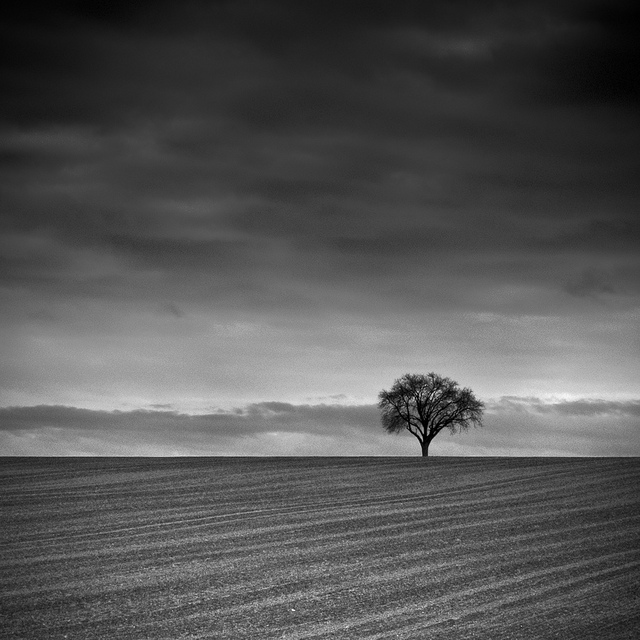
#> input picture Assignment1/tree.jpg, 640 x 640 px
$ jupyter execute --allow-errors ex1_image_manipulation.ipynb
#> lines starting #> are read from the running program, lines starting #| are printed output that depends on the picture; after the words box and inside, x2 and y2 are one past the last pixel; in counts of white or black regions, pixels touching at a corner belong together
# Using NumPy, matplotlib and SciPy
## Tutorial 1, Exercise 1: Image manipulation

The goal of this exercise is for you to become familiar with the important
packages NumPy (for n-dimensional array manipulations) and matplotlib (for
MATLAB-like plotting and visualization).
Your task is to load a provided image into a NumPy array and do some basic
manipulations.

You need to replace the ``???`` in the code with the required commands.

[cell 1]
import numpy as np
import matplotlib.pyplot as plt
import scipy.ndimage as nd
import scipy.interpolate as inter

[cell 2]
plt.ion()

Use ``plt.imread`` to read in ``'tree.jpg'`` as numpy array, select
only the red channel. Check the image dimensions with img.shape.
``img_red`` should contain a 2-dimensional array.
Please note that this is actually a gray scale image and all three
image channels are the same.

[cell 3]
img = plt.imread('tree.jpg')
#> img is the input picture: shape (640, 640, 3); min 0, max 255, mean 84.8
print(img.shape)
#| (640, 640, 3)

[cell 4]
img_red = img[:,:,1]
img_red.shape
#> Out = (640, 640)

Show ``img_red`` with ``plt.imshow``:

[cell 5]
plt.figure(1)
plt.imshow(img_red, cmap='gray')

Using ``plt.imread``, the image values returns unsigned integers between 0 and 255.
**Add a colorbar** to verify the range of values:

[cell 6]
plt.figure(1)
plt.imshow(img_red, cmap='gray')
plt.colorbar()
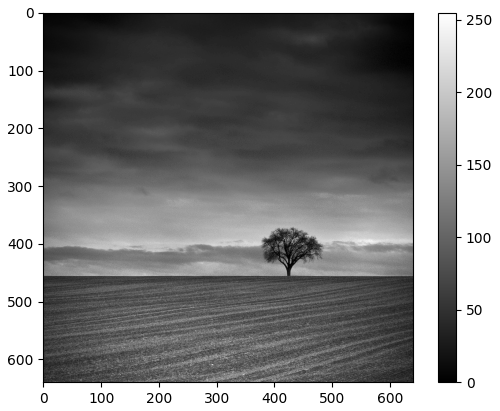
#> figure drawn by matplotlib, 2 panels

Create a new NumPy array that is the subarray containing **only the tree** in
the image. Then **invert** the intensity values of the small subimage and call
the resulting array ``img_crop_inv``.

**Use slicing** to select the tree (get the coordinates by looking at the image)!

[cell 7]
img_crop = img_red[350:460,370:490].copy()
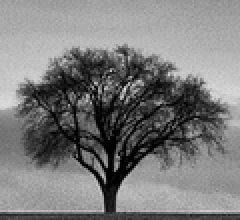
#> img_crop: shape (110, 120) (shown 2 times larger); min 0, max 228, mean 124
img_crop.shape
plt.imshow(img_crop,cmap='gray')
plt.show()

Invert the image by subtracting from its maximum. You can find the maximum of ``img`` by
calling ``img.max()`` or ``np.max(img)``.

[cell 8]
img_crop_inv = img_crop.max() - img_crop
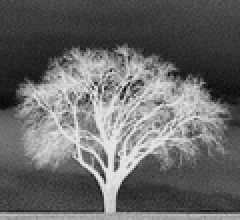
#> img_crop_inv: shape (110, 120) (shown 2 times larger); min 0, max 228, mean 104

[cell 9]
plt.figure(2)
plt.imshow(img_crop_inv, cmap='gray')
plt.colorbar()
plt.show()
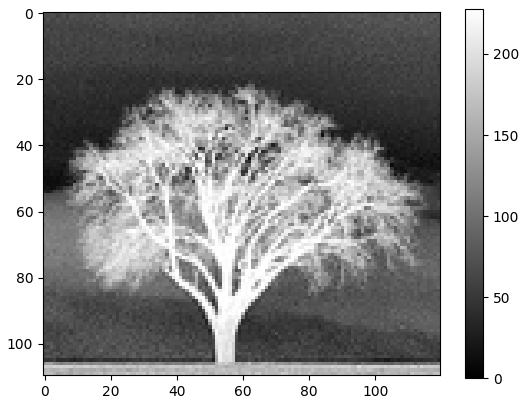
#> figure drawn by matplotlib, 2 panels

**Apply a threshold to** ``img_red`` to make a binary image separating the tree from its background!

Define a threshold. You can check whether your threshold is appropriate by looking at the image colorbar!

[cell 10]
threshold = 100

Thresholding is possible by a simple ``<`` or ``>`` sign and the threshold value. You do not have to explicitly loop over the image, the greater-than or less-than comparison is **performed for all pixels at once**, yielding a new array with the same size as the input array!

[cell 11]
img_binary = img_crop<100
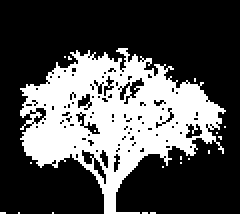
#> img_binary: shape (110, 120) bool (shown 2 times larger); 33.4% white; 14 white regions (13 under 20 px), largest, box (x1, y1, x2, y2) and area: (0, 24, 120, 110) 4383

[cell 12]
plt.figure(3)
plt.imshow(img_binary, cmap='gray')

Plot a vertical profile line through the tree of ``img_red``
**Select a column of the image via slicing.** Your result ``line_tree`` should be a
1D array of the shape ``(640,)``.

[cell 13]
line_tree = img_red[:,320]
#> line_tree = 640 values, max 208 at index 401, min 25 at index 0, mean 94.08
line_tree.shape
#> Out = (640,)

[cell 14]
plt.figure(4)
plt.plot(line_tree)
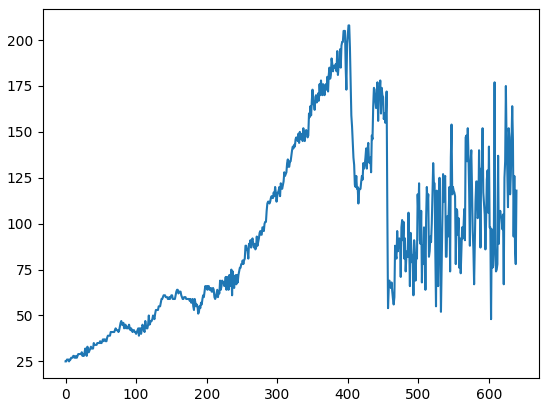
#> figure drawn by matplotlib, 1 panel; curve peaks at x = 401, y = 208

Generate a $400 \times 400$ matrix ``img_seg`` that consists only of zeros:

[cell 15]
img_seg = np.zeros((400, 400))
cs = img_crop.shape
#> cs = (110, 120)
ss = img_seg.shape

Place the subarray containing just the tree (``img_crop``) in the center of ``img_seg``:

[cell 16]
img_seg[ss[0]//2 - cs[0]//2:ss[0]//2 + cs[0]//2,ss[1]//2 - cs[1]//2:ss[1]//2 + cs[1]//2] = img_crop
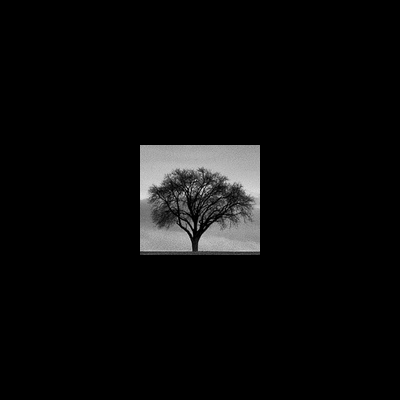
#> img_seg: shape (400, 400) float64; min 0, max 228, mean 10.2

Have a look at img_seg with ``plt.imshow``:

[cell 17]
plt.figure(5)
plt.imshow(img_seg, cmap='gray')

Use the function ``scipy.ndimage.rotate`` (here called ``nd.rotate`` because of the way we named our imports) to **rotate ``img_seg`` by 45 degrees**.
Use ``nd.rotate?`` to see the function definition in IPython / IPython notebook or
``help(nd.rotate)`` in the Python interpreter -- or do the same from Spyder.

[cell 18]
angle_rot = 45
img_rot = nd.rotate(img_seg,angle_rot)
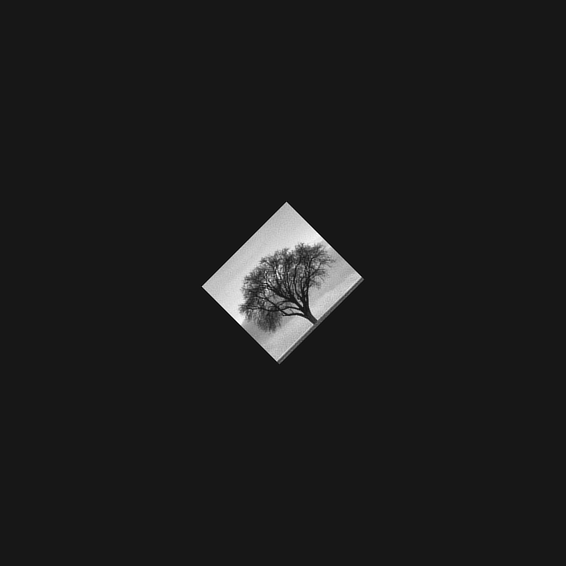
#> img_rot: shape (566, 566) float64; min -22.94, max 226.8, mean 5.1; drawn with min black and max white

Check that the shape of ``img_rot`` is the same as for img_seg, if not look at
the additional paramters of the ``nd.rotate`` function.

[cell 19]
plt.figure(6)
plt.imshow(img_rot, cmap='gray')

## Explicit affine transformations

Use matrix transformations of pixel coordinates to reflect and rotate the image.
The following function helps you. The coordinate transform happens in the ``np.dot`` function.

[cell 20]
def apply_matrix_transformation(img, trafo_matrix):
    """
    Applies a matrix transformation to the image pixel coordinates and returns
    the transformed image.

    Parameters
    ----------
    img : numpy.ndarray
        2D image to transform.
    trafo_matrix : numpy.ndarray
        A 2x2 transformation matrix to be applied to image coordinates.
    Returns
    -------
    img_new : numpy.ndarray
        Transformed 2D image.
    """
    # x and y represent the axis coordinates

    img_sh = img.shape
#> img_sh = (400, 400)

    x = np.arange(img_sh[1])
#> x = 400 values from 0 to 399
    y = np.arange(img_sh[0])
#> y = 400 values from 0 to 399

    # The function np.meshgrid creates coordinate arrays for x and y axis.
    # The variables xx and yy contain x, and y coordinate for every image pixel.
    coords = np.array(np.meshgrid(x, y)).reshape([2, -1])

    # The transformation is applied around the center
    coords[0] -= img_sh[1]//2
    coords[1] -= img_sh[0]//2

    # The np.dot function is the dot product (matrix/vector product).
    # The matrix transform is done for every pixel in this call
    # Possible operations: reflection, rotation, scaling, and sheering.
    coords_new = np.dot(trafo_matrix, coords)

    # Add again the image center as pythons image coordinates start with zero
    coords_new[0] += img_sh[1]//2
    coords_new[1] += img_sh[0]//2

    # The function interp2d can interpolate gridded data
    f_interp = inter.interp2d(x, y, img, kind='cubic')

    # Interpolate the new coordinates as e.g. rotation requires a grid change
    img_new = np.array([f_interp(xnew, ynew) for xnew, ynew in coords_new.T])

    return img_new.reshape(img_sh)

$ run again, with Assignment1/bears.jpg copied over Assignment1/tree.jpg
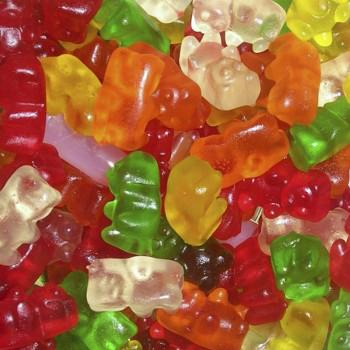
#> input picture Assignment1/bears.jpg, 350 x 350 px
#> img is the input picture: shape (350, 350, 3); mean R, G, B 162.4, 98.7, 53.9
#| (350, 350, 3)
#> img_crop = empty array
#> `plt.show()`:
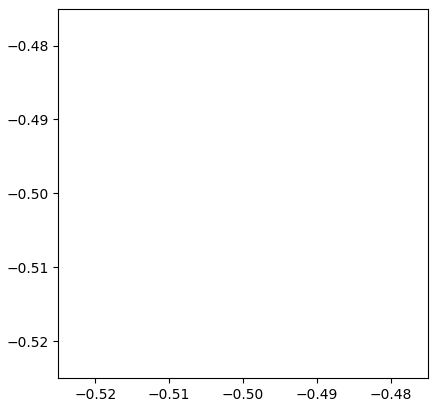
#> figure drawn by matplotlib, 1 panel
#> line_tree = 350 values, max 255 at index 39, min 17 at index 174, mean 131.6
#> `[cell 14] plt.figure(4) plt.plot(line_tree)`:
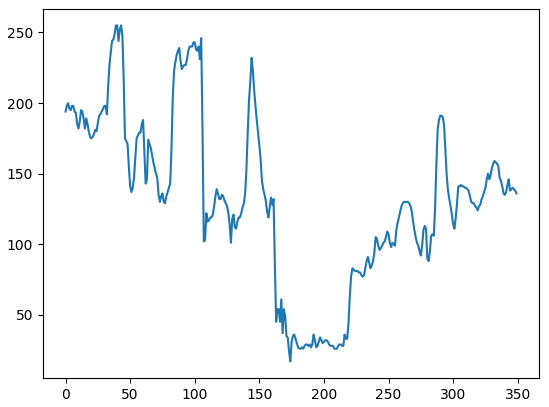
#> figure drawn by matplotlib, 1 panel; curve peaks at x = 39, y = 255
#> img_seg: shape (400, 400) float64; every value is 0
#> img_rot: shape (566, 566) float64; every value is 0
